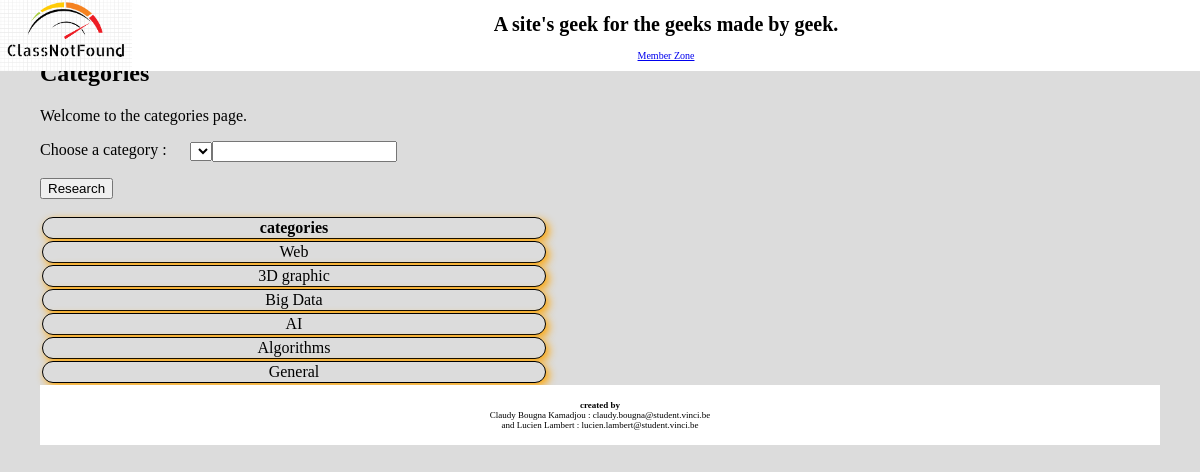
/index.php?action=categories (signed in), run on the app's committed database.
### tables this page shows
CREATE TABLE IF NOT EXISTS `categories` (
  `id_category` int(11) NOT NULL AUTO_INCREMENT,
  `name` varchar(255) NOT NULL,
  PRIMARY KEY (`id_category`)
);

### controllers/CategoryController.php (called while the page is built, shortened)
<?php
class CategoryController{
    private $_db;
    public function __construct($db) {
        $this->_db = $db;
    }
    public function run(){
        $tabcategories = '';
        $html_keyword = '';
        if (!empty($_POST['form_research']) && !empty($_POST['keyword'])) {
            $tabcategories = $this->_db->select_categories($_POST['keyword']);
            $html_keyword = htmlspecialchars($_POST['keyword']);
        } else {
            $tabcategories = $this->_db->select_categories();
        }
        require_once(CHEMIN_VUES . 'category.php');
    }
}
?>

### index.php (called while the page is built, shortened)
<?php
	$db = Db::getInstance();
	require_once(CHEMIN_VUES . 'header.php');
	$action = (isset($_GET['action'])) ? $_GET['action'] : 'default';
	switch($action) {
        case 'categories':
			require_once(CHEMIN_CONTROLEURS . 'CategoryController.php');
			$controller = new CategoryController($db);
			break;
	}
	$controller->run();
	require_once(CHEMIN_VUES . 'footer.php');
?>

### models/Db.class.php (called while the page is built, shortened)
<?php class Db {
    private $_db;
    private function __construct() {
        try {
            $this->_db = new PDO('mysql:host=localhost;dbname=projet;charset=utf8', 'root', '');
            $this->_db->setAttribute(PDO::ATTR_ERRMODE, PDO::ERRMODE_EXCEPTION);
            $this->_db->setAttribute(PDO::ATTR_DEFAULT_FETCH_MODE, PDO::FETCH_OBJ);
        } catch (PDOException $e) {
            die('Erreur de connexion à la base de données : ' . $e->getMessage());
        }
    }
    public function select_categories() {
        $query = 'SELECT * FROM categories ORDER BY id_category DESC';
        $ps = $this->_db->query($query);
        $table = array();
        while ($row = $ps->fetch()) {
            $table[] = new Category($row->id_category, $row->name);
        }
        return $table;
    }
} ?>

### models/Category.class.php (called while the page is built, shortened)
<?php class Category {
    private $_name;
    public function __construct($id_category, $name) {
        $this->_name = $name;
    }
    public function html_name(){
        return htmlspecialchars($this->_name);
    }
} ?>

### views/category.php (the view, shortened to what this page needs)
<h2>Categories</h2>
<p>Welcome to the categories page.</p>
<section id="contenu">
    <div class="formulaire">
        <form action="index.php?action=category" method="post">
            <label for="id_category">Choose a category :</label>
            <select id="id_category" name="id_category">
                <p>Search Box : <input type="text" name="keyword" value="<?php echo $html_keyword ?>"/>
                <p><input type="submit" name="form_research" value="Research"></p>
            </select>
        </form>
    </div>
    <table id="tableBalises">
        <thead>
        <tr>
            <th>categories</th>
        </tr>
        </thead>
        <tbody>
        <?php foreach ($tabcategories as $i => $category) { ?>
            <tr>
                <td><span class="html"><?= $category->html_name(); ?></span></td>
            </tr>
        <?php } ?>
        </tbody>
    </table>
</section>

### views/css/base.css (style rules this page uses)
#tableBalises th { border-style: solid; border-width: thin; border-collapse: collapse; background-color: #DCDCDC; text-align: center; margin-top: auto; margin-left: auto; margin-right: auto; width: 500px; border-radius: 15px; box-shadow: 3px 3px 9px orange; }
#tableBalises td { border-style: solid; border-width: thin; border-collapse: collapse; background-color: #DCDCDC; text-align: center; margin-top: auto; margin-left: auto; margin-right: auto; width: 500px; border-radius: 15px; box-shadow: 3px 3px 9px orange; }
html { font-family: cursive; }
body { height: 100%; background-color: #DCDCDC; min-height: 100%; margin: 20px; padding: 20px; }
label { display:block; width:150px; float:left; }

### data on the page
categories: name "Web"
categories: name "3D graphic"
categories: name "Big Data"
categories: name "AI"
categories: name "Algorithms"
categories: name "General"

### other printed values
$libelleloginmember "Member Zone"
EMAIL2 "claudy.bougna@student.vinci.be"
EMAIL1 "lucien.lambert@student.vinci.be"
